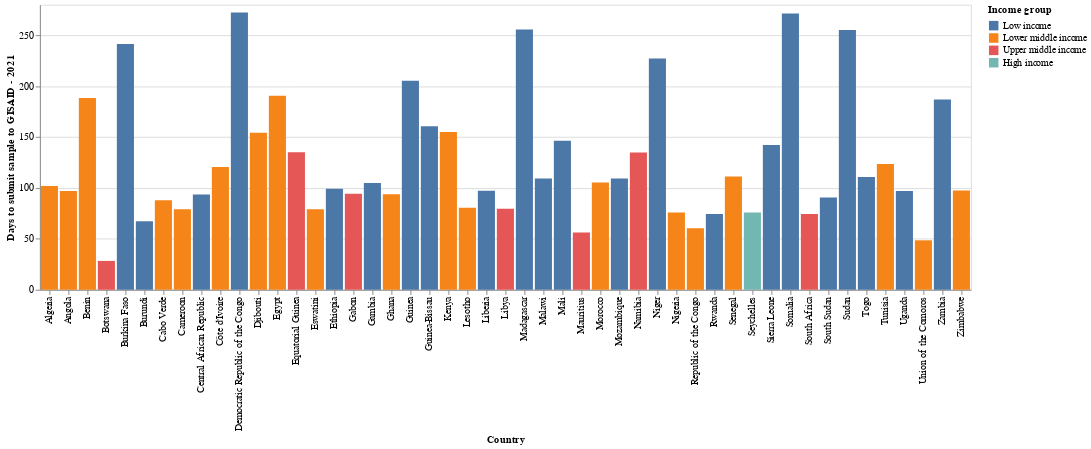

The notebook cell saved with this chart:
### Code cell
make_chart(days_to_submit_df_2021, 2021)

### Figure 1 — Vega-Lite specification as saved in the notebook (floating-point values rounded to 4 significant figures)
{"config": {"view": {"continuousWidth": 400, "continuousHeight": 300}}, "data": {"name": "data-588568faee433254f456a909d9857edb"}, "mark": "bar", "encoding": {"color": {"type": "nominal", "field": "Income group", "sort": ["Low income", "Lower middle income", "Upper middle income", "High income"]}, "x": {"type": "nominal", "field": "country", "title": "Country"}, "y": {"type": "quantitative", "field": "days_to_submit", "title": "Days to submit sample to GISAID - 2021"}}, "$schema": "https://vega.github.io/schema/vega-lite/v4.8.1.json", "datasets": {"data-588568faee433254f456a909d9857edb": [{"country": "Botswana", "length": 29750.0, "purpose_of_sequencing": null, "days_to_submit": 28.33, "iso3": "BWA", "Region": "Sub-Saharan Africa", "Income group": "Upper middle income"}, {"country": "Union of the Comoros", "length": 29760.0, "purpose_of_sequencing": null, "days_to_submit": 48.59, "iso3": "COM", "Region": "Sub-Saharan Africa", "Income group": "Lower middle income"}, {"country": "Mauritius", "length": 29740.0, "purpose_of_sequencing": null, "days_to_submit": 56.21, "iso3": "MUS", "Region": "Sub-Saharan Africa", "Income group": "Upper middle income"}, {"country": "Republic of the Congo", "length": 29690.0, "purpose_of_sequencing": null, "days_to_submit": 60.48, "iso3": "COG", "Region": "Sub-Saharan Africa", "Income group": "Lower middle income"}, {"country": "Burundi", "length": 29700.0, "purpose_of_sequencing": null, "days_to_submit": 67.29, "iso3": "BDI", "Region": "Sub-Saharan Africa", "Income group": "Low income"}, {"country": "South Africa", "length": 29730.0, "purpose_of_sequencing": null, "days_to_submit": 74.3, "iso3": "ZAF", "Region": "Sub-Saharan Africa", "Income group": "Upper middle income"}, {"country": "Rwanda", "length": 29650.0, "purpose_of_sequencing": null, "days_to_submit": 74.31, "iso3": "RWA", "Region": "Sub-Saharan Africa", "Income group": "Low income"}, {"country": "Seychelles", "length": 29750.0, "purpose_of_sequencing": null, "days_to_submit": 75.89, "iso3": "SYC", "Region": "Sub-Saharan Africa", "Income group": "High income"}, {"country": "Nigeria", "length": 29760.0, "purpose_of_sequencing": null, "days_to_submit": 75.94, "iso3": "NGA", "Region": "Sub-Saharan Africa", "Income group": "Lower middle income"}, {"country": "Cameroon", "length": 29790.0, "purpose_of_sequencing": null, "days_to_submit": 79.05, "iso3": "CMR", "Region": "Sub-Saharan Africa", "Income group": "Lower middle income"}, {"country": "Eswatini", "length": 29640.0, "purpose_of_sequencing": null, "days_to_submit": 79.06, "iso3": "SWZ", "Region": "Sub-Saharan Africa", "Income group": "Lower middle income"}, {"country": "Libya", "length": 29480.0, "purpose_of_sequencing": null, "days_to_submit": 79.62, "iso3": "LBY", "Region": "Middle East & North Africa", "Income group": "Upper middle income"}, {"country": "Lesotho", "length": 29660.0, "purpose_of_sequencing": null, "days_to_submit": 80.61, "iso3": "LSO", "Region": "Sub-Saharan Africa", "Income group": "Lower middle income"}, {"country": "Cabo Verde", "length": 29770.0, "purpose_of_sequencing": null, "days_to_submit": 87.85, "iso3": "CPV", "Region": "Sub-Saharan Africa", "Income group": "Lower middle income"}, {"country": "South Sudan", "length": 29680.0, "purpose_of_sequencing": null, "days_to_submit": 90.71, "iso3": "SSD", "Region": "Sub-Saharan Africa", "Income group": "Low income"}, {"country": "Central African Republic", "length": 29770.0, "purpose_of_sequencing": null, "days_to_submit": 93.7, "iso3": "CAF", "Region": "Sub-Saharan Africa", "Income group": "Low income"}, {"country": "Ghana", "length": 29710.0, "purpose_of_sequencing": null, "days_to_submit": 93.82, "iso3": "GHA", "Region": "Sub-Saharan Africa", "Income group": "Lower middle income"}, {"country": "Gabon", "length": 29690.0, "purpose_of_sequencing": null, "days_to_submit": 94.38, "iso3": "GAB", "Region": "Sub-Saharan Africa", "Income group": "Upper middle income"}, {"country": "Angola", "length": 29820.0, "purpose_of_sequencing": null, "days_to_submit": 96.91, "iso3": "AGO", "Region": "Sub-Saharan Africa", "Income group": "Lower middle income"}, {"country": "Uganda", "length": 29740.0, "purpose_of_sequencing": null, "days_to_submit": 97.02, "iso3": "UGA", "Region": "Sub-Saharan Africa", "Income group": "Low income"}, {"country": "Liberia", "length": 29870.0, "purpose_of_sequencing": null, "days_to_submit": 97.19, "iso3": "LBR", "Region": "Sub-Saharan Africa", "Income group": "Low income"}, {"country": "Zimbabwe", "length": 29780.0, "purpose_of_sequencing": null, "days_to_submit": 97.6, "iso3": "ZWE", "Region": "Sub-Saharan Africa", "Income group": "Lower middle income"}, {"country": "Ethiopia", "length": 29790.0, "purpose_of_sequencing": null, "days_to_submit": 99.22, "iso3": "ETH", "Region": "Sub-Saharan Africa", "Income group": "Low income"}, {"country": "Algeria", "length": 29770.0, "purpose_of_sequencing": null, "days_to_submit": 102.0, "iso3": "DZA", "Region": "Middle East & North Africa", "Income group": "Lower middle income"}, {"country": "Gambia", "length": 29660.0, "purpose_of_sequencing": null, "days_to_submit": 104.9, "iso3": "GMB", "Region": "Sub-Saharan Africa", "Income group": "Low income"}, {"country": "Morocco", "length": 29690.0, "purpose_of_sequencing": null, "days_to_submit": 105.4, "iso3": "MAR", "Region": "Middle East & North Africa", "Income group": "Lower middle income"}, {"country": "Malawi", "length": 29750.0, "purpose_of_sequencing": null, "days_to_submit": 109.3, "iso3": "MWI", "Region": "Sub-Saharan Africa", "Income group": "Low income"}, {"country": "Mozambique", "length": 29820.0, "purpose_of_sequencing": null, "days_to_submit": 109.3, "iso3": "MOZ", "Region": "Sub-Saharan Africa", "Income group": "Low income"}, {"country": "Togo", "length": 29720.0, "purpose_of_sequencing": null, "days_to_submit": 110.9, "iso3": "TGO", "Region": "Sub-Saharan Africa", "Income group": "Low income"}, {"country": "Senegal", "length": 29520.0, "purpose_of_sequencing": null, "days_to_submit": 111.2, "iso3": "SEN", "Region": "Sub-Saharan Africa", "Income group": "Lower middle income"}, {"country": "Côte d'Ivoire", "length": 29740.0, "purpose_of_sequencing": null, "days_to_submit": 120.6, "iso3": "CIV", "Region": "Sub-Saharan Africa", "Income group": "Lower middle income"}, {"country": "Tunisia", "length": 29780.0, "purpose_of_sequencing": null, "days_to_submit": 123.5, "iso3": "TUN", "Region": "Middle East & North Africa", "Income group": "Lower middle income"}, {"country": "Namibia", "length": 29770.0, "purpose_of_sequencing": null, "days_to_submit": 134.9, "iso3": "NAM", "Region": "Sub-Saharan Africa", "Income group": "Upper middle income"}, {"country": "Equatorial Guinea", "length": 29690.0, "purpose_of_sequencing": null, "days_to_submit": 135.0, "iso3": "GNQ", "Region": "Sub-Saharan Africa", "Income group": "Upper middle income"}, {"country": "Sierra Leone", "length": 29640.0, "purpose_of_sequencing": null, "days_to_submit": 142.3, "iso3": "SLE", "Region": "Sub-Saharan Africa", "Income group": "Low income"}, {"country": "Mali", "length": 29770.0, "purpose_of_sequencing": null, "days_to_submit": 146.4, "iso3": "MLI", "Region": "Sub-Saharan Africa", "Income group": "Low income"}, {"country": "Djibouti", "length": 29750.0, "purpose_of_sequencing": null, "days_to_submit": 154.1, "iso3": "DJI", "Region": "Middle East & North Africa", "Income group": "Lower middle income"}, {"country": "Kenya", "length": 29750.0, "purpose_of_sequencing": null, "days_to_submit": 154.9, "iso3": "KEN", "Region": "Sub-Saharan Africa", "Income group": "Lower middle income"}, {"country": "Guinea-Bissau", "length": 29770.0, "purpose_of_sequencing": null, "days_to_submit": 160.6, "iso3": "GNB", "Region": "Sub-Saharan Africa", "Income group": "Low income"}, {"country": "Zambia", "length": 29560.0, "purpose_of_sequencing": null, "days_to_submit": 186.9, "iso3": "ZMB", "Region": "Sub-Saharan Africa", "Income group": "Low income"}, {"country": "Benin", "length": 29600.0, "purpose_of_sequencing": null, "days_to_submit": 188.5, "iso3": "BEN", "Region": "Sub-Saharan Africa", "Income group": "Lower middle income"}, {"country": "Egypt", "length": 29800.0, "purpose_of_sequencing": null, "days_to_submit": 190.7, "iso3": "EGY", "Region": "Middle East & North Africa", "Income group": "Lower middle income"}, {"country": "Guinea", "length": 29750.0, "purpose_of_sequencing": null, "days_to_submit": 205.2, "iso3": "GIN", "Region": "Sub-Saharan Africa", "Income group": "Low income"}, {"country": "Niger", "length": 29750.0, "purpose_of_sequencing": null, "days_to_submit": 227.1, "iso3": "NER", "Region": "Sub-Saharan Africa", "Income group": "Low income"}, {"country": "Burkina Faso", "length": 29640.0, "purpose_of_sequencing": null, "days_to_submit": 241.4, "iso3": "BFA", "Region": "Sub-Saharan Africa", "Income group": "Low income"}, {"country": "Sudan", "length": 29620.0, "purpose_of_sequencing": null, "days_to_submit": 255.1, "iso3": "SDN", "Region": "Sub-Saharan Africa", "Income group": "Low income"}, {"country": "Madagascar", "length": 29800.0, "purpose_of_sequencing": null, "days_to_submit": 255.7, "iso3": "MDG", "Region": "Sub-Saharan Africa", "Income group": "Low income"}, {"country": "Somalia", "length": 29740.0, "purpose_of_sequencing": null, "days_to_submit": 271.5, "iso3": "SOM", "Region": "Sub-Saharan Africa", "Income group": "Low income"}, {"country": "Democratic Republic of the Congo", "length": 29640.0, "purpose_of_sequencing": null, "days_to_submit": 272.3, "iso3": "COD", "Region": "Sub-Saharan Africa", "Income group": "Low income"}]}}
